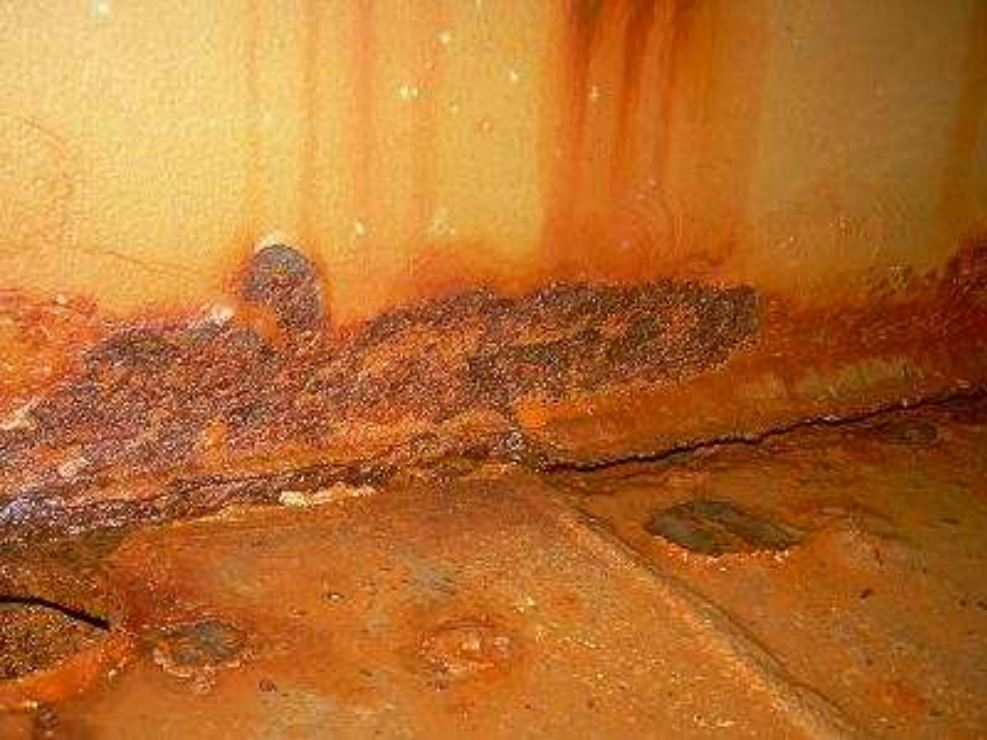
#> input picture sample_7.JPG, 987 x 740 px, found by its file name
$ python main_program.py
#> lines starting #> are read from the running program, lines starting #| are printed output that depends on the picture; after the words box and inside, x2 and y2 are one past the last pixel; in counts of white or black regions, pixels touching at a corner belong together
### analisys_craks.py
import numpy as np
import cv2 as cv


class Settings:
    def __init__(self):
        self.resolution = [1280, 720]
        self.gauss_blr = [5, 5]
        self.thr_lower_limit = 105
        self.thr_upper_limit = 255
        self.thr_gauss_1th_coef = 53
        self.thr_gauss_2nd_coef = 11
        self.min_area = 100
        self.lower_limit_elongation = 30


class Pic:
    def __init__(self, img):
        self.img = img
        self.settings = Settings()

    def res(self):
        resized = cv.resize(self.img, (self.settings.resolution[0], self.settings.resolution[1]),
                            interpolation=cv.INTER_AREA)
        return resized

    def gray(self):
        gray = cv.cvtColor(self.res(), cv.COLOR_BGR2GRAY)
        return gray

    def blur(self):
        blur = cv.GaussianBlur(self.gray(), (self.settings.gauss_blr[0], self.settings.gauss_blr[1]), 0)
        return blur

    # [4 lines left out: function thr, not called in this run]

    def adapt_thr(self):
        adapt_thr = cv.adaptiveThreshold(self.blur(), 255, cv.ADAPTIVE_THRESH_GAUSSIAN_C, cv.THRESH_BINARY_INV,
                                         self.settings.thr_gauss_1th_coef, self.settings.thr_gauss_2nd_coef)
        adapt_thr = cv.copyMakeBorder(adapt_thr, 1, 1, 1, 1, cv.BORDER_CONSTANT, None, (0, 0, 0))
        return adapt_thr

    def contours(self):
        contours_all, _ = cv.findContours(self.adapt_thr(), cv.RETR_TREE, cv.CHAIN_APPROX_SIMPLE)
        contours = []
        for contour in contours_all:
            if cv.contourArea(contour) >= self.settings.min_area:
                contours.append(contour)
        return contours

    def number_of_contours(self):
        number_of_contours = len(self.contours())
        return number_of_contours

    # [9 lines left out: function contour_area, not called in this run]

    def total_area(self):
        total_area = sum(self.contour_area())
        return total_area

    def average_area(self):
        average_area = self.total_area() / self.number_of_contours()
        return average_area

    # [20 lines left out: functions percent_of_area, percent_log, draw_contours, not called in this run]

    def mask_dark(self):
        mask = np.zeros(self.gray().shape, np.uint8)
        mask = cv.fillPoly(mask, self.contours(), color=(255, 255, 255))
        return mask

    def betwise_gray(self):
        img_thresh_gray = cv.bitwise_and(self.gray(), self.mask_dark())
        return img_thresh_gray

### main_program.py
import numpy as np
import cv2 as cv
from analisys_craks import Pic, Settings


def elongation(moments):
    x = moments['mu20'] + moments['mu02']
    y = 4 * moments['mu11'] ** 2 + (moments['mu20'] - moments['mu02']) ** 2
    return (x + y ** 0.5) / (x - y ** 0.5)


def find_dark_cnts(contours):
    dark_contours = []
    mask = np.zeros(Pic.gray(crack).shape, np.uint8)
    for contour in contours:
        pseudo_mask = cv.drawContours(mask.copy(), contour, -1, 255, -1)
        mean = cv.mean(Pic.gray(crack), mask=pseudo_mask)
        if mean[0] <= crack.settings.thr_lower_limit:
            dark_contours.append(contour)
    return dark_contours


def find_elongated_cnts(contours):
    elongated_contours = []
    mask = np.zeros(Pic.gray(crack).shape, np.uint8)
    for contour in contours:
        pseudo_mask = cv.fillPoly(mask.copy(), [contour], color=(255, 255, 255))
        moments_of_mask = cv.moments(pseudo_mask)
        if elongation(moments_of_mask) >= crack.settings.lower_limit_elongation:
            elongated_contours.append(contour)
    return elongated_contours


img_1 = cv.imread('sample_7.jpg')
#> img_1 is the input picture: shape (740, 987, 3); mean B, G, R 46.1, 109.9, 181.9
crack = Pic(img_1)

contours, _ = cv.findContours(Pic.mask_dark(crack), cv.RETR_TREE, cv.CHAIN_APPROX_SIMPLE)
#> in gray, `gray = cv.cvtColor(self.res(), cv.COLOR_BGR2GRAY)`:
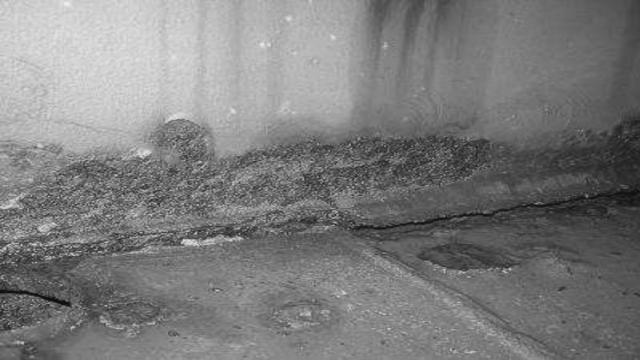
#> gray: shape (720, 1280) (shown at 1/2 size); min 10, max 241, mean 124.1
#> in adapt_thr, `adapt_thr = cv.copyMakeBorder(adapt_thr, 1, 1, 1, 1, cv.BORDER_CONSTAN..`:
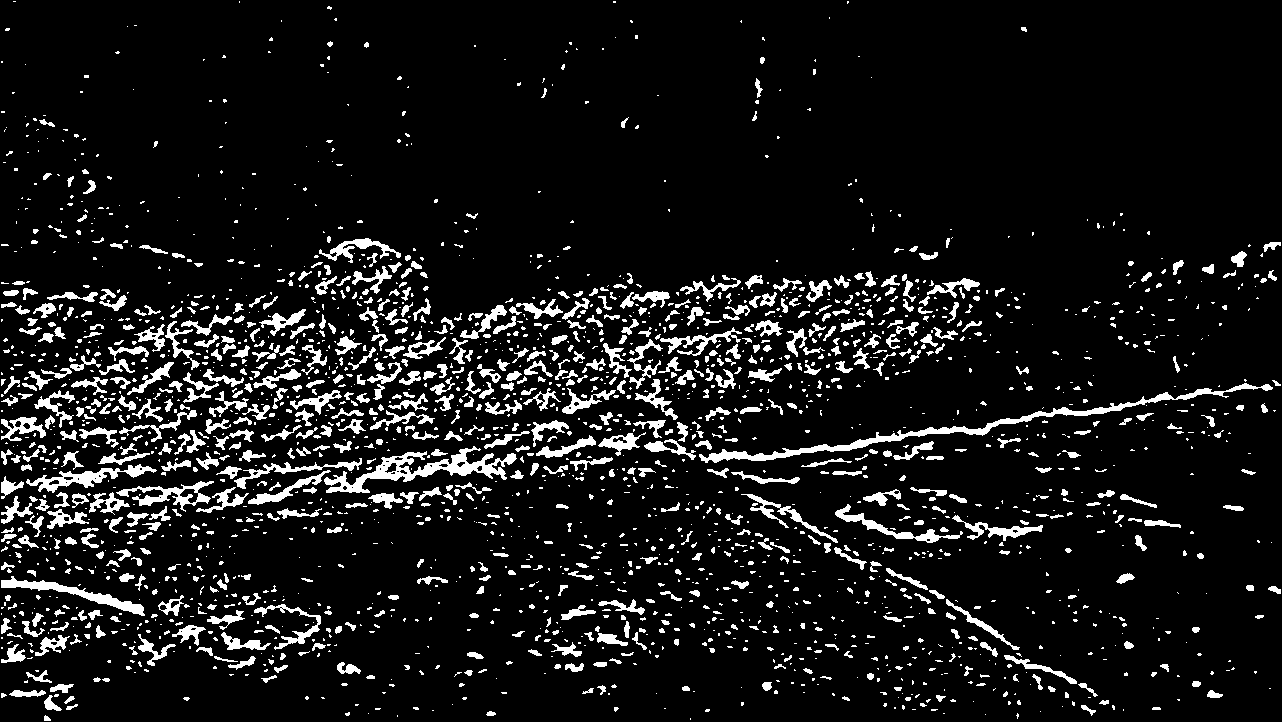
#> adapt_thr: shape (722, 1282); 9.1% white; 2365 white regions (1572 under 20 px)
#> in contours, `contours_all, _ = cv.findContours(self.adapt_thr(), cv.RETR_TREE, cv.C..`: contours_all = 2448 contours, 1872 with area under 20; largest, box (x1, y1, x2, y2) and area: (699, 383, 1273, 463) 2596, (324, 446, 517, 493) 2360, (1, 576, 145, 616) 1032, (26, 464, 157, 493) 1001, (116, 481, 214, 512) 874
#> the loop in contours, `for contour in contours_all:` made 2448 passes
#> after the loop in contours, `for contour in contours_all:`: contours = 127 contours; largest, box (x1, y1, x2, y2) and area: (699, 383, 1273, 463) 2596, (324, 446, 517, 493) 2360, (1, 576, 145, 616) 1032, (26, 464, 157, 493) 1001, (116, 481, 214, 512) 874
#> in mask_dark, `mask = cv.fillPoly(mask, self.contours(), color=(255, 255, 255))`:
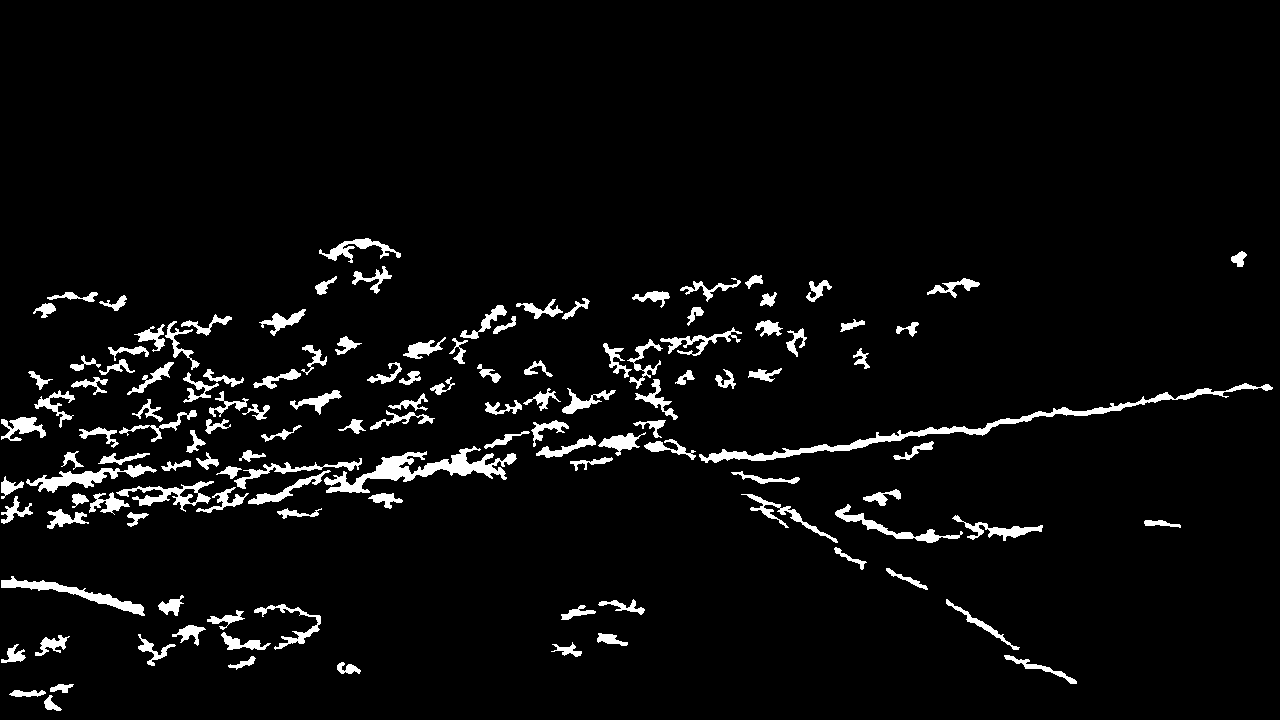
#> mask: shape (720, 1280); 4.6% white; 126 white regions

dark_contours = find_dark_cnts(contours)
#> the loop in find_dark_cnts, `for contour in contours:` made 127 passes
#> mean on passes 1 to 8: (70.52, 0, 0, 0), (87.38, 0, 0, 0), (78.65, 0, 0, 0), (110.3, 0, 0, 0), (108.4, 0, 0, 0), (90.88, 0, 0, 0), (74.38, 0, 0, 0), (112.1, 0, 0, 0)
#> after the loop in find_dark_cnts, `for contour in contours:`: dark_contours = 104 contours; largest, box (x1, y1, x2, y2) and area: (699, 383, 1273, 463) 2596, (324, 446, 517, 493) 2360, (1, 576, 145, 616) 1032, (26, 464, 157, 493) 1001, (116, 481, 214, 512) 874
elongated_contours = find_elongated_cnts(dark_contours)
#> the loop in find_elongated_cnts, `for contour in contours:` made 104 passes
#> (x in elongation, y in elongation) on passes 1 to 8: (1139212.5, 2.92e+11), (4524755.8, 1.83e+13), (1364090.4, 1.13e+12), (44958450.5, 1.96e+15), (3010822.7, 8.31e+11), (7678166.6, 2.5e+13), (10702819.7, 1.58e+13), (17333780.2, 2.33e+14)
#> after the loop in find_elongated_cnts, `for contour in contours:`: elongated_contours = 20 contours; largest, box (x1, y1, x2, y2) and area: (699, 383, 1273, 463) 2596, (324, 446, 517, 493) 2360, (1, 576, 145, 616) 1032, (26, 464, 157, 493) 1001, (835, 504, 963, 543) 692

elongated_contours_img = cv.drawContours(Pic.res(crack), elongated_contours, -1, (0, 255, 0), -1)
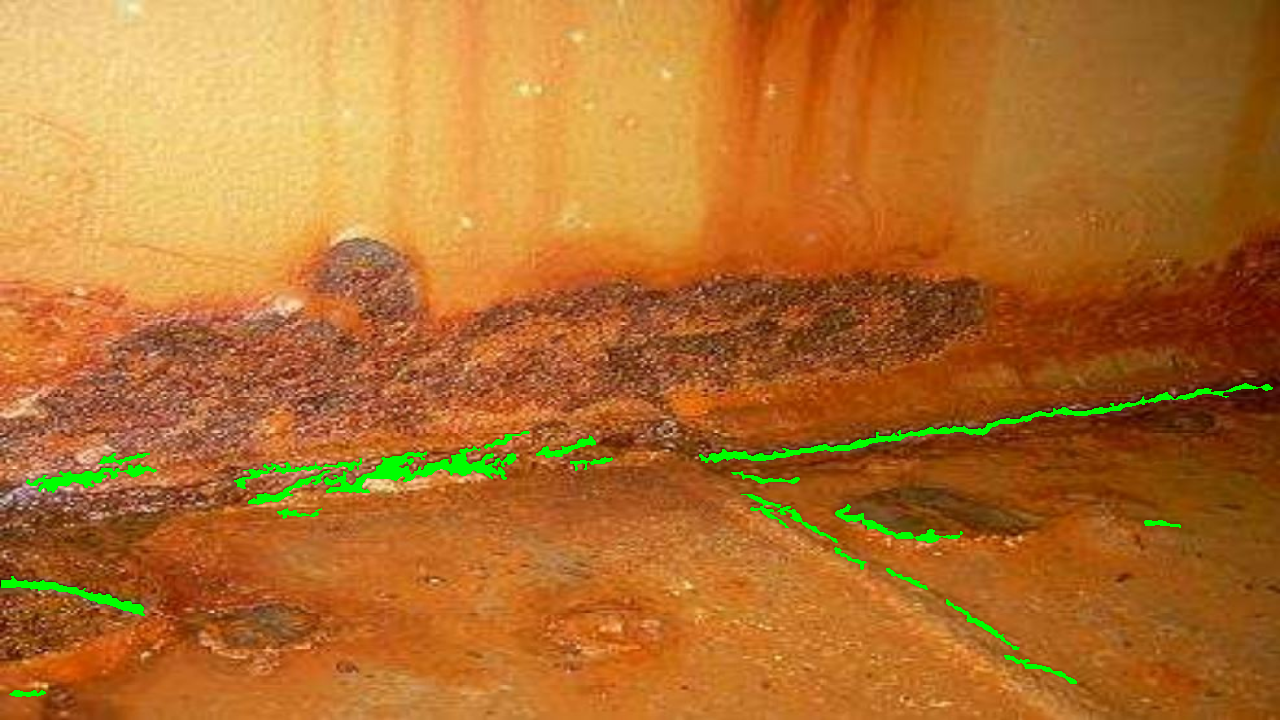
#> elongated_contours_img: shape (720, 1280, 3); mean of channels 0, 1, 2 45.7, 112.9, 180; drawn as B, G, R

cv.imshow('img', Pic.res(crack))
cv.imshow('elon', elongated_contours_img)
cv.waitKey(0)
cv.destroyAllWindows()

$ run again, with sample_4.jpg copied over sample_7.JPG
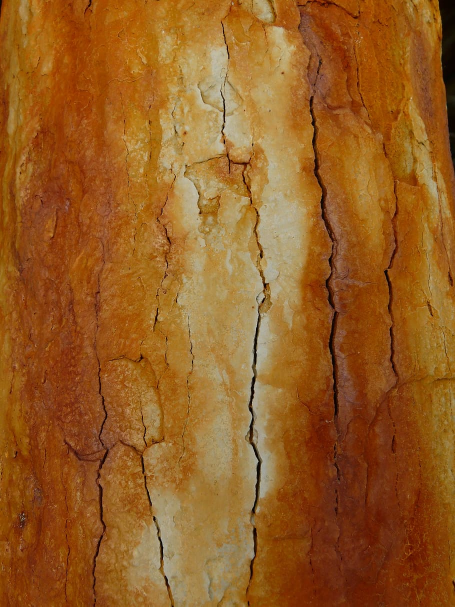
#> input picture sample_4.jpg, 910 x 1213 px, found by its file name (shown at 1/2 size)
#> img_1 is the input picture: shape (1213, 910, 3); mean B, G, R 35, 92.9, 149.2
#> in adapt_thr, `adapt_thr = cv.copyMakeBorder(adapt_thr, 1, 1, 1, 1, cv.BORDER_CONSTAN..`:
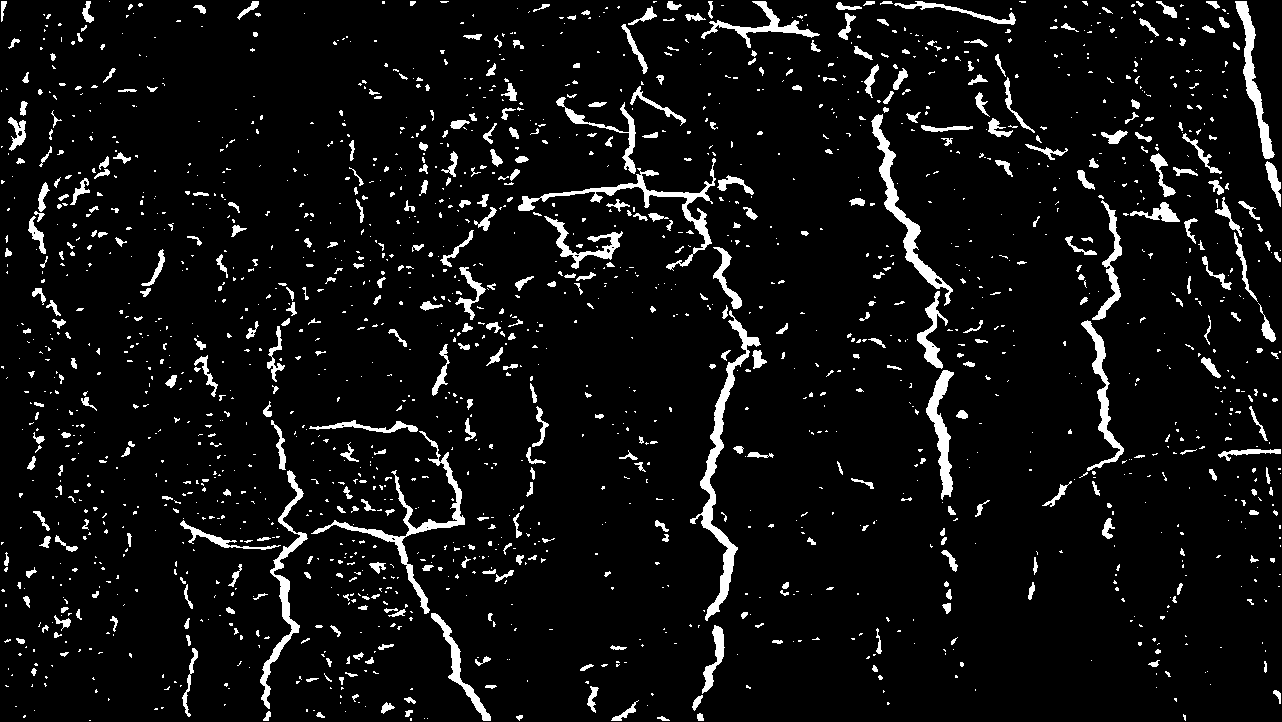
#> adapt_thr: shape (722, 1282); 6.4% white; 1832 white regions (1371 under 20 px)
#> contours_all = 1850 contours, 1542 with area under 20; largest, box (x1, y1, x2, y2) and area: (690, 310, 761, 621) 2525, (871, 114, 953, 306) 1791, (311, 431, 465, 614) 1722, (518, 158, 716, 271) 1573, (260, 470, 308, 709) 1458
#> the loop in contours, `for contour in contours_all:` made 1850 passes
#> after the loop in contours, `for contour in contours_all:`: contours = 66 contours; largest, box (x1, y1, x2, y2) and area: (690, 310, 761, 621) 2525, (871, 114, 953, 306) 1791, (311, 431, 465, 614) 1722, (518, 158, 716, 271) 1573, (260, 470, 308, 709) 1458
#> the loop in find_dark_cnts, `for contour in contours:` made 66 passes
#> mean on passes 1 to 8: (104, 0, 0, 0), (113.5, 0, 0, 0), (59.83, 0, 0, 0), (53.61, 0, 0, 0), (100.7, 0, 0, 0), (36.9, 0, 0, 0), (57.8, 0, 0, 0), (43.37, 0, 0, 0)
#> after the loop in find_dark_cnts, `for contour in contours:`: dark_contours = 53 contours; largest, box (x1, y1, x2, y2) and area: (690, 310, 761, 621) 2525, (871, 114, 953, 306) 1791, (311, 431, 465, 614) 1722, (260, 470, 308, 709) 1458, (1235, 1, 1275, 159) 1310
#> the loop in find_elongated_cnts, `for contour in contours:` made 53 passes
#> (x in elongation, y in elongation) on passes 1 to 8: (2265673.1, 4.1e+12), (27515589.6, 7.3e+14), (57203379.1, 2.85e+15), (268049384.4, 6.74e+16), (1657294.4, 2.05e+12), (84162992.3, 6.54e+15), (1371252.6, 7.31e+11), (3507161.9, 1.02e+13)
#> after the loop in find_elongated_cnts, `for contour in contours:`: elongated_contours = 18 contours; largest, box (x1, y1, x2, y2) and area: (690, 310, 761, 621) 2525, (871, 114, 953, 306) 1791, (260, 470, 308, 709) 1458, (1235, 1, 1275, 159) 1310, (926, 370, 954, 500) 1228
#> `elongated_contours_img = cv.drawContours(Pic.res(crack), elongated_con..`:
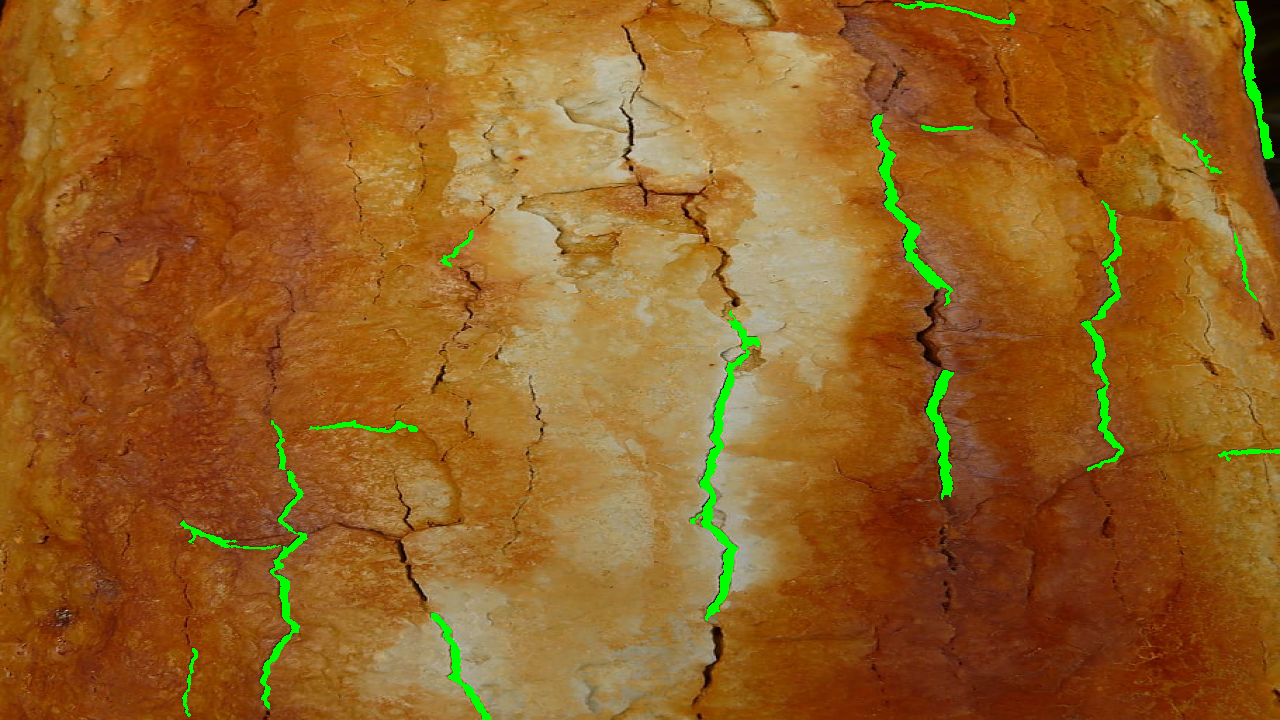
#> elongated_contours_img: shape (720, 1280, 3); mean of channels 0, 1, 2 34.7, 96.4, 147.8; drawn as B, G, R
